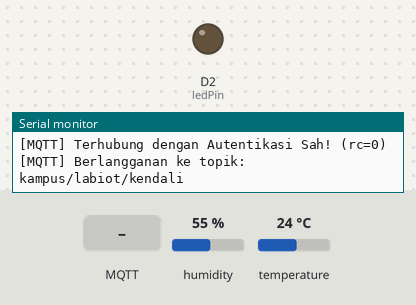
Recording of a sketch running on a simulated ESP8266 (NodeMCU). Shown: output pins drawn as LEDs (lit = HIGH), the last lines printed to the serial monitor. Inputs (shaded band) come from the test bench; at power-on: humidity 55 %, temperature 24 °C. WiFi joins after 1.5 s; servers stay silent unless stated; random numbers use the default seed unless the sketch sets one; no MQTT or app messages arrive unless stated.

Above: at 2.7 s.
2.8 s: MQTT message "1" arrives on the first subscribed topic
At 3.2 s:
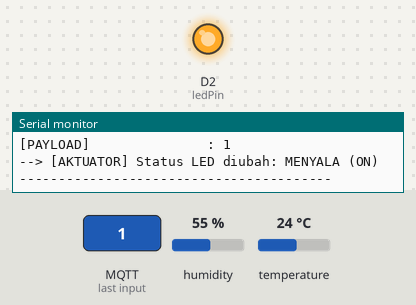
4.3 s: MQTT message "0" arrives on the first subscribed topic
At 5.6 s:
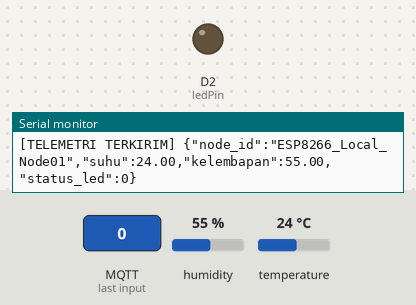
Timing chart, 0 to 7.3 s (numbered marks = the images above; inputs shaded):
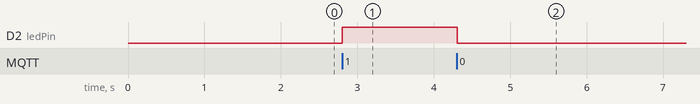

The sketch:

sketch_oct31a.ino
```cpp
#include <ESP8266WiFi.h>
#include <PubSubClient.h>
#include <DHT.h>

// --- KONFIGURASI WIFI ---
const char* ssid = "mypacarr";
const char* password = "12345678";

// --- KONFIGURASI MQTT BROKER ---
// Sesuaikan dengan alamat IP laptop/komputer server Docker Mosquitto Anda
const char* mqttServer = "10.80.201.220";
const int mqtt_port = 1883;

// Kredensial Autentikasi MQTT sesuai tugas praktikum
const char* username = "admin";
const char* password_mqtt = "rahasia123";

// --- KONFIGURASI SENSOR & PIN ---
#define DHTPIN D4       // Pin data DHT terhubung ke D4 (GPIO2)
#define DHTTYPE DHT22   // Jenis sensor (ubah ke DHT11 jika menggunakan DHT11)
DHT dht(DHTPIN, DHTTYPE);

const int ledPin = D2;  // Pin LED indikator aktuator

WiFiClient espClient;
PubSubClient client(espClient);

// Topik MQTT
const char* topicSubCmd = "kampus/labiot/kendali";
const char* topicPubTelemetri = "kampus/labiot/telemetri";

unsigned long lastMsg = 0;

void setup_wifi() {
  delay(10);
  Serial.println();
  Serial.print("Menghubungkan ke WiFi: ");
  Serial.println(ssid);

  WiFi.begin(ssid, password);

  while (WiFi.status() != WL_CONNECTED) {
    delay(500);
    Serial.print(".");
  }

  Serial.println("");
  Serial.println("WiFi terhubung!");
  Serial.print("Alamat IP ESP8266: ");
  Serial.println(WiFi.localIP());
}

// Fungsi callback saat menerima pesan kendali dari broker / Node-RED
void callback(char* topic, byte* payload, unsigned int length) {
  Serial.println("----------------------------------------");
  Serial.print("[INSTRUKSI MASUK] Topik: ");
  Serial.println(topic);

  String message = "";
  for (int i = 0; i < length; i++) {
    message += (char)payload[i];
  }
  Serial.print("[PAYLOAD]               : ");
  Serial.println(message);

  // Aksi kontrol LED berdasarkan payload perintah
  if (message.indexOf("0") >= 0 || message == "OFF") {
    digitalWrite(ledPin, LOW);
    Serial.println("--> [AKTUATOR] Status LED diubah: PADAM (OFF)");
  } else if (message.indexOf("1") >= 0 || message == "ON") {
    digitalWrite(ledPin, HIGH);
    Serial.println("--> [AKTUATOR] Status LED diubah: MENYALA (ON)");
  }
  Serial.println("----------------------------------------");
}

void reconnectMQTT() {
  while (!client.connected()) {
    Serial.print("[MQTT] Menghubungkan ke Broker Lokal (");
    Serial.print(mqttServer);
    Serial.print(")...\n");

    // Membuat Client ID unik untuk koneksi
    String clientId = "ESP8266Client-";
    clientId += String(random(0xffff), HEX);

    // Menghubungkan ke broker dengan menyertakan Username dan Password
    if (client.connect(clientId.c_str(), username, password_mqtt)) {
      Serial.println("[MQTT] Terhubung dengan Autentikasi Sah! (rc=0)");

      // Berlangganan kembali ke topik kendali setelah berhasil terhubung
      client.subscribe(topicSubCmd);
      Serial.printf("[MQTT] Berlangganan ke topik: %s\n", topicSubCmd);
    } else {
      Serial.printf("[MQTT] Gagal (rc=%d). Coba lagi dalam 4 detik...\n", client.state());
      delay(4000);
    }
  }
}

void setup() {
  Serial.begin(115200);
  pinMode(ledPin, OUTPUT);
  digitalWrite(ledPin, LOW);

  dht.begin();
  setup_wifi();

  client.setServer(mqttServer, mqtt_port);
  client.setCallback(callback);
}

void loop() {
  if (!client.connected()) {
    reconnectMQTT();
  }
  client.loop();

  // Mengirim data telemetri sensor setiap 5 detik
  unsigned long now = millis();
  if (now - lastMsg > 5000) {
    lastMsg = now;

    float h = dht.readHumidity();
    float t = dht.readTemperature(); // Celcius

    // Cek jika pembacaan sensor gagal
    if (isnan(h) || isnan(t)) {
      Serial.println("Gagal membaca dari sensor DHT!");
      return;
    }

    int statusLed = digitalRead(ledPin);

    // Format payload JSON telemetri sesuai standar sistem industri
    String payloadJson = "{\"node_id\":\"ESP8266_Local_Node01\",\"suhu\":" + String(t, 2) + ",\"kelembapan\":" + String(h, 2) + ",\"status_led\":" + String(statusLed) + "}";

    client.publish(topicPubTelemetri, payloadJson.c_str());
    Serial.println("[TELEMETRI TERKIRIM] " + payloadJson);
  }
}
```

Measured:
- after the input at 2.8 s, D2 (ledPin): LOW → HIGH at once
- after the input at 4.3 s, D2 (ledPin): HIGH → LOW at once
